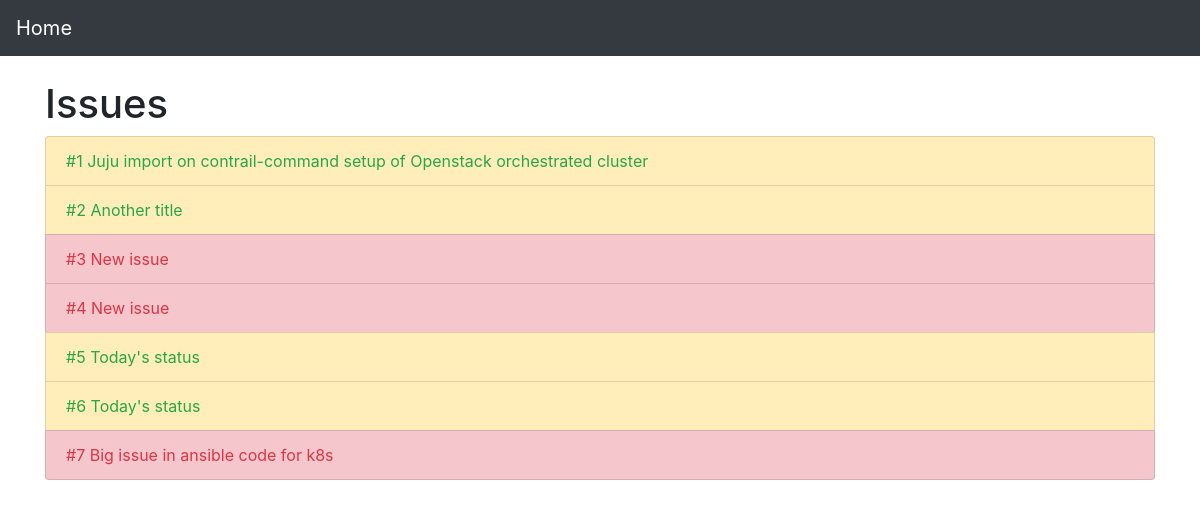
The app's page /issues/, older data.
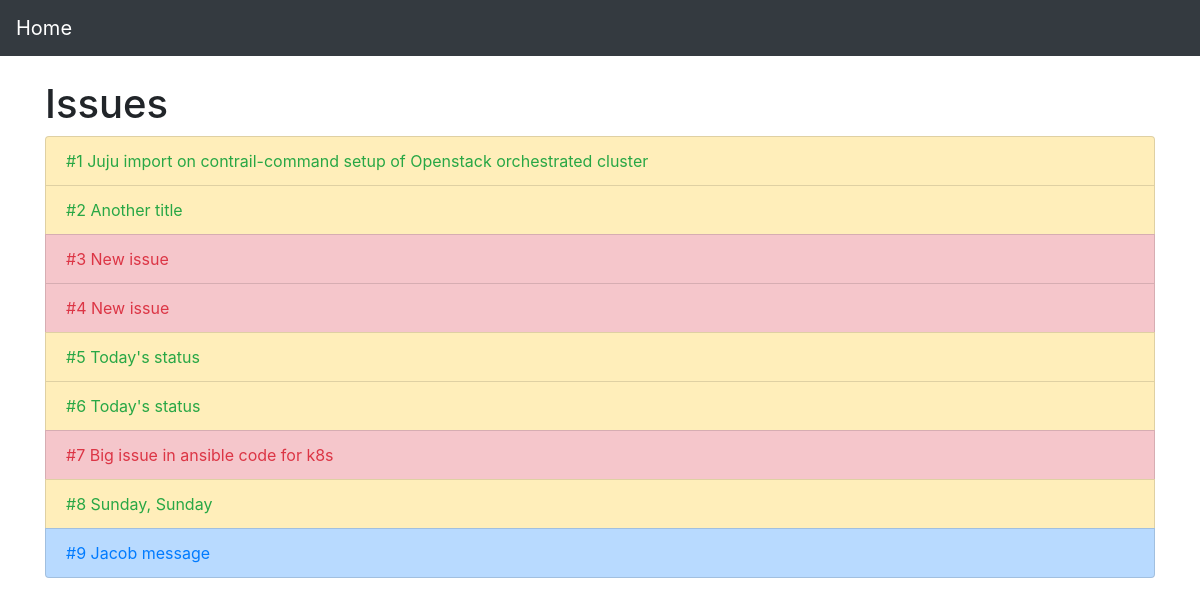
The same page, newer data.
### issues/models.py (models this page shows, shortened)
class Issue(models.Model):
    title = models.CharField(blank=False, max_length=100)
    issue_no = models.AutoField(primary_key=True)
    created_at = models.DateTimeField(auto_now=True)
    class TypeOfIssue(models.TextChoices):
        STORY = 'ST', _('Story')
        BUG = 'BU', _('Bug')
        TASK = 'TA', _('Task')
    class Status(models.TextChoices):
        OPEN = 'OP', _('Open')
        IN_PROGRESS = 'IN', _('In Progress')
        CLOSED = 'CL', _('Closed')
    type = models.CharField(
        max_length=2,
        choices=TypeOfIssue.choices,
        default=TypeOfIssue.BUG,
    )
    status = models.CharField(
        max_length=2,
        choices=Status.choices,
        default=Status.OPEN,
    )
    details = models.TextField(blank=False)

### issues/views.py (the view)
# urls.py: path('', views.IssueList.as_view(), name='list'),
class IssueList(generic.list.ListView):
    model = models.Issue
    def get_context_data(self, **kwargs):
        context = super().get_context_data(**kwargs)
        for issue in context['issue_list']:
            if issue.type == "ST":
                issue.className = "list-group-item-warning"
                issue.textColor = "text-success"
            elif issue.type == "BU":
                issue.className = "list-group-item-danger"
                issue.textColor = "text-danger"
            else:
                issue.className = "list-group-item-primary"
                issue.textColor = "text-primary"
        return context

### issues/templates/issues/issue_list.html
{% extends 'base.html' %}
{% block content %}
<h1>Issues</h1>
<ul class="list-group">
  {% for issue in issue_list %}
  <li class="list-group-item {{issue.className}}">
    <a href="{% url 'issues:detail' pk=issue.pk %}" class="{{issue.textColor}}">
      #{{issue.issue_no}}
      {{issue.title}}
    </a>
  </li>
  {% empty %}
  <li>No issues yet.</li>
  {% endfor %}
</ul>
{% endblock %}

Row changes from the older to the newer data that the page shows:
added Issue: issue_no "8", title "Sunday, Sunday"
added Issue: issue_no "9", title "Jacob message"
